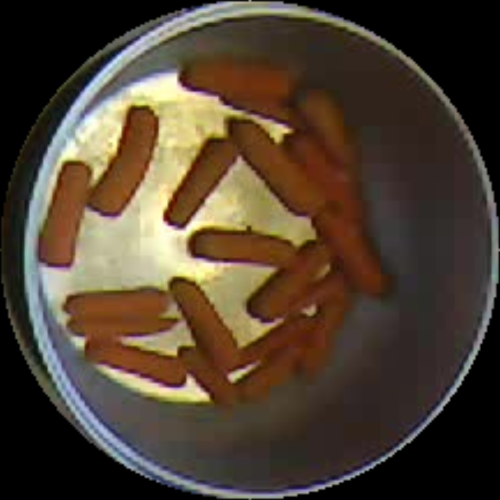
#> input picture Main_program/plaatje voor Lou.jpg, 1000 x 1000 px (shown at 1/2 size)
$ python -i Pasta_detect.py   (imports and definitions only)   (older library calls are emulated)
#> lines starting #> are read from the running program, lines starting #| are printed output that depends on the picture; after the words box and inside, x2 and y2 are one past the last pixel; in counts of white or black regions, pixels touching at a corner belong together
#> further down, picture is the input picture: shape (1000, 1000, 3); mean B, G, R 50.2, 65.2, 79.2
### Main_program/Food.py
import cv2
from enum import Enum
import numpy as np
import random as rng
import colorsys

rng.seed(12345)

class Shape(Enum):
    Circle = 0
    Rectangle = 1
    Oval = 2

class Food:
    def __init__(self, image, shape, x, y, width, height):
        self.image = image
        self.shape = shape
        self.x = x
        self.y = y
        self.width = width
        self.height = height
        self.area, self.perimeter = self.determineArea(image)
        self.prominentColor = self.determineProminentColor(image)

    def getImage(self):
        return self.image

    # [5 lines left out: function getShape, not called in this run]

    def getArea(self):
        return self.area

    def getPerimeter(self):
        return self.perimeter

    def getProminentColorBlue(self):
        return self.prominentColor[0]
    def getProminentColorGreen(self):
        return self.prominentColor[1]
    def getProminentColorRed(self):
        return self.prominentColor[2]

    def getProminentHue(self):
        return int(colorsys.rgb_to_hsv(((self.getProminentColorRed()/255) if self.getProminentColorRed()>0 else 0), ((self.getProminentColorGreen()/255) if self.getProminentColorGreen()>0 else 0), ((self.getProminentColorBlue()/255) if self.getProminentColorBlue()>0 else 0))[0]*180)


    def determineArea(self, image):
        gray = cv2.cvtColor(image, cv2.COLOR_BGR2GRAY)
        (ret, binaryImage) = cv2.threshold(gray, 10, 255, cv2.THRESH_BINARY)
        # Find contours
        contours, hierarchy = cv2.findContours(binaryImage, cv2.RETR_EXTERNAL, cv2.CHAIN_APPROX_SIMPLE)
        # Draw contours
        drawing = np.zeros((gray.shape[0], gray.shape[1], 3), dtype=np.uint8)
        highest = 0
        countervalue = 0
        for i in range(len(contours)):
            area = cv2.contourArea(contours[i])
            if area > highest:
                highest = area
                countervalue = i
        color = (rng.randint(0, 256), rng.randint(0, 256), rng.randint(0, 256))
        cv2.drawContours(drawing, contours, countervalue, color, 2, cv2.LINE_8, hierarchy, 0)
        # Show in a window
        # cv2.imshow('Contours', drawing)
        if len(contours)> 0:
            return highest, cv2.arcLength(contours[countervalue],True)
        else:
            return 0, 0

    def determineProminentColor(self, img):
        Z = img.reshape((-1, 3))

        # convert to np.float32
        Z = np.float32(Z)

        # define criteria, number of clusters(K) and apply kmeans()
        criteria = (cv2.TERM_CRITERIA_EPS + cv2.TERM_CRITERIA_MAX_ITER, 10, 1.0)
        K = 2
        ret, label, center = cv2.kmeans(Z, K, None, criteria, 10, cv2.KMEANS_RANDOM_CENTERS)

        black = np.array([0,0,0])

        # Now convert back into uint8, and make original image
        center = np.uint8(center)
        res = center[label.flatten()]
        res2 = res.reshape((img.shape))
        for i in range(len(res2)):
            for j in range(len(res2)):
                if res2[j][i][0] > 10 or res2[j][i][1] > 10 or res2[j][i][2] > 10:
                    return res2[j][i]
        return black

class Meatball(Food):
    def __init__(self, image, x, y, width, height):
        super(Meatball, self).__init__(image, Shape.Circle, x, y, width, height)

class Pasta(Food):
    def __init__(self, image, x, y, width, height):
        super(Pasta, self).__init__(image, Shape.Rectangle, x, y, width, height)

class Bean(Food):
    def __init__(self, image, x, y, width, height):
        super(Bean, self).__init__(image, Shape.Rectangle, x, y, width, height)

class Fishstick(Food):
    def __init__(self, image, x, y, width, height):
        super(Fishstick, self).__init__(image, Shape.Rectangle, x, y, width, height)

class Potato(Food):
    def __init__(self, image, x, y, width, height):
        super(Potato, self).__init__(image, Shape.Oval, x, y, width, height)

class Carrot(Food):
    def __init__(self, image, x, y, width, height):
        super(Carrot, self).__init__(image, Shape.Rectangle, x, y, width, height)

### Main_program/Pasta_detect.py
import cv2
import numpy as np
import os
import random
import Food

class Pasta_detect:
    def getPasta(self, image):
        return self.__findPasta(image)

    def __findPasta(self, image):

        hsv = cv2.cvtColor(image, cv2.COLOR_BGR2HSV)
#> hsv: shape (1000, 1000, 3); mean H, S, V 25.8, 86, 81.2

        # Filter out the object by finding the correct color mask
        blur = cv2.GaussianBlur(hsv,(25, 25),cv2.BORDER_DEFAULT)
#> blur: shape (1000, 1000, 3); mean H, S, V 25.8, 86, 81.2
        mask = cv2.inRange(blur, (20, 105, 145), (30, 210, 245))
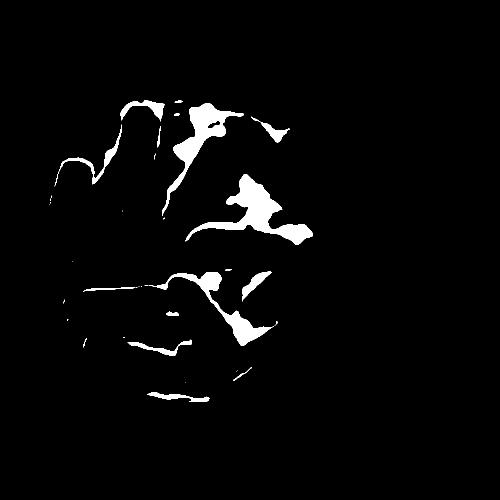
#> mask: shape (1000, 1000) (shown at 1/2 size); 2.9% white; 36 white regions (19 under 20 px)
        # Find the contours of the object
        contours = cv2.findContours(mask, cv2.RETR_EXTERNAL, cv2.CHAIN_APPROX_SIMPLE)
#> contours = 36 contours, 20 with area under 20; largest, box (x1, y1, x2, y2) and area: (371, 348, 626, 490) 9146, (324, 207, 488, 432) 6804, (297, 544, 548, 692) 4929, (109, 249, 244, 373) 1204, (241, 200, 329, 243) 1174

        # Create a new image showing only the filtered out object
        filteredImage = cv2.bitwise_and(image, image, mask=mask)
        cv2.namedWindow("Filtered Image", cv2.WINDOW_NORMAL)
        cv2.resizeWindow("Filtered Image", 500, 500)
        # cv2.imshow("Filtered Image", filteredImage)

        kernel = np.array([[1, 1, 1], [1, -8, 1], [1, 1, 1]], dtype=np.float32)
        # Use laplacian filtering and convert it to CV_32F
        # This is because something deeper than CV_8U is needed because of negative values in the kernel
        imgLaplacian = cv2.filter2D(filteredImage, cv2.CV_32F, kernel)
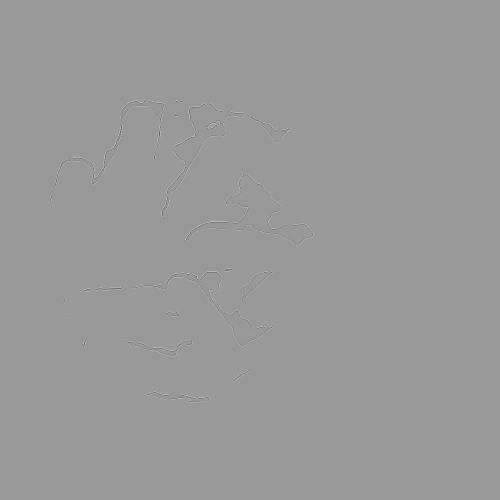
#> imgLaplacian: shape (1000, 1000, 3) float32 (shown at 1/2 size); mean B, G, R 0, 0, 0; drawn with min black and max white
        sharp = np.float32(filteredImage)
        imgResult = sharp - imgLaplacian
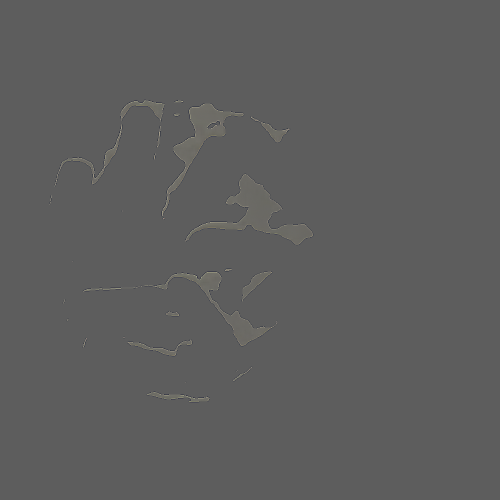
#> imgResult: shape (1000, 1000, 3) float32 (shown at 1/2 size); mean B, G, R 2.8, 4.9, 5.4; drawn with min black and max white

        # Convert the image back to 8bits gray scale
        imgResult = np.clip(imgResult, 0, 255)
        imgResult = imgResult.astype('uint8')
        imgLaplacian = np.clip(imgLaplacian, 0, 255)
        imgLaplacian = np.uint8(imgLaplacian)

        bw = cv2.cvtColor(imgResult, cv2.COLOR_BGR2GRAY)
        _, bw = cv2.threshold(bw, 40, 255, cv2.THRESH_BINARY | cv2.THRESH_OTSU)

        dist = cv2.distanceTransform(bw, cv2.DIST_L2, 3)
        # Normalize the distance image for range = {0.0, 1.0}
        # so we can visualize and threshold it
        cv2.normalize(dist, dist, 0, 1.0, cv2.NORM_MINMAX)
#> dist: shape (1000, 1000) float32; min 0, max 1, mean 0.00667

        cv2.namedWindow('Distance Transform Image', cv2.WINDOW_NORMAL)
        cv2.resizeWindow('Distance Transform Image', 500, 500)
        # cv2.imshow('Distance Transform Image', dist)

        _, dist = cv2.threshold(dist, 0.4, 1.0, cv2.THRESH_BINARY)
#> dist: shape (1000, 1000) float32; values 0 (black) and 1 (white), 0.56% white; 8 white regions (3 under 20 px), largest, box (x1, y1, x2, y2) and area: (480, 361, 547, 453) 2561, (357, 217, 437, 317) 1614, (465, 637, 508, 680) 660, (567, 458, 612, 479) 468, (407, 554, 433, 572) 309

        # Dilate a bit the dist image
        kernel1 = np.ones((12, 12), dtype=np.uint8)
        kernelErode = np.ones((3,3), dtype=np.uint8)
        dist = cv2.dilate(dist, kernel1)
#> dist: shape (1000, 1000) float32; values 0 (black) and 1 (white), 1.3% white; 7 white regions, largest, box (x1, y1, x2, y2) and area: (475, 356, 553, 459) 4588, (352, 212, 448, 323) 3993, (460, 632, 514, 686) 1727
        dist = cv2.erode(dist,kernelErode)
#> dist: shape (1000, 1000) float32; values 0 (black) and 1 (white), 1.2% white; 7 white regions, largest, box (x1, y1, x2, y2) and area: (476, 357, 552, 458) 4208, (353, 213, 447, 322) 3549, (461, 633, 513, 685) 1515
        cv2.namedWindow('Peaks', cv2.WINDOW_NORMAL)
        cv2.resizeWindow('Peaks', 500, 500)
        # cv2.imshow('Peaks', dist)

        dist_8u = dist.astype('uint8')
#> dist_8u: shape (1000, 1000); values 0 (black) and 1 (white), 1.2% white; 7 white regions

        # Find total markers
        contours, _ = cv2.findContours(dist_8u, cv2.RETR_EXTERNAL, cv2.CHAIN_APPROX_SIMPLE)
#> contours = 7 contours; box (x1, y1, x2, y2) and area: (476, 357, 552, 458) 4072, (353, 213, 447, 322) 3392, (461, 633, 513, 685) 1442, (563, 454, 617, 484) 1088, (403, 550, 438, 577) 742, (429, 257, 446, 268) 158, (311, 212, 321, 223) 90
        # Create the marker image for the watershed algorithm
        markers = np.zeros(dist.shape, dtype=np.int32)
        tempImage = np.zeros(dist.shape, dtype=np.int32)

        pastaList = []
        for i in range(len(contours)):
            # Draw the foreground markers
            cv2.drawContours(markers, contours, i, (i+1), -1)

            # Draw the individual markers on seperate images
            cv2.drawContours(tempImage, contours, i, (i+1), -1)
            windowname = "Contour" + str(i)
            tempImage_8u = (tempImage * 10).astype('uint8')
            # Create a new image containing the contents of a single contour
            cnt = cv2.bitwise_and(image, image, mask=tempImage_8u)
            area = cv2.contourArea(contours[i])
            # Crop the new image to the minimal size
            x,y,w,h = cv2.boundingRect(contours[i])
            cropped_image = cnt[y:y+h, x:x+w]
            # Uncomment the line below to display a window for each individual cropped image
            # # cv2.imshow(windowname, cropped_image)
            # Save the image and filter out the outliers that are too small
            if(area > 300 and area < 3000):
                pastaPiece = Food.Pasta(image=cropped_image, x=x, y=y, width=w, height=h)
                pastaList.append(pastaPiece)
            # Reset the tempImage after each loop so the new image only contains an individual contour
            tempImage = np.zeros(dist.shape, dtype=np.int32)
#> this loop made 7 passes
#> (windowname, area, x, y, w, h) on passes 4 to 7: ('Contour3', 4072, 476, 357, 76, 101), ('Contour4', 158.5, 429, 257, 17, 11), ('Contour5', 3392, 353, 213, 94, 109), ('Contour6', 90, 311, 212, 10, 11)
#> (windowname, area, x, y, w, h) on passes 1, 3: ('Contour0', 1442.5, 461, 633, 52, 52), ('Contour2', 1088.5, 563, 454, 54, 30)
#> pass 1, in __findPasta, `cropped_image = cnt[y:y+h, x:x+w]`:
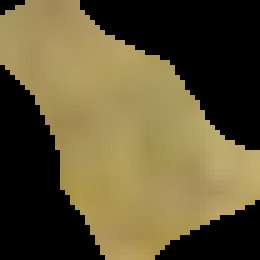
#> cropped_image: shape (52, 52, 3) (shown 5 times larger); mean B, G, R 51.7, 85.1, 96.3
#> pass 1, in determineArea, `gray = cv2.cvtColor(image, cv2.COLOR_BGR2GRAY)`:
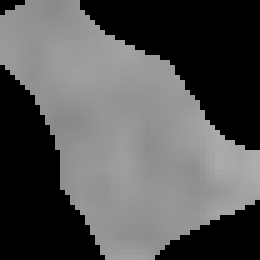
#> gray: shape (52, 52) (shown 5 times larger); min 0, max 173, mean 84.6
#> after the loop: markers: shape (1000, 1000) int32; 8 distinct labels, from 0 to 7
#> after the loop: tempImage: shape (1000, 1000) int32; every value is 0
#> after the loop, pastaList = 3 items

        # Draw the background marker
        cv2.circle(markers, (5,5), 3, (255,255,255), -1)
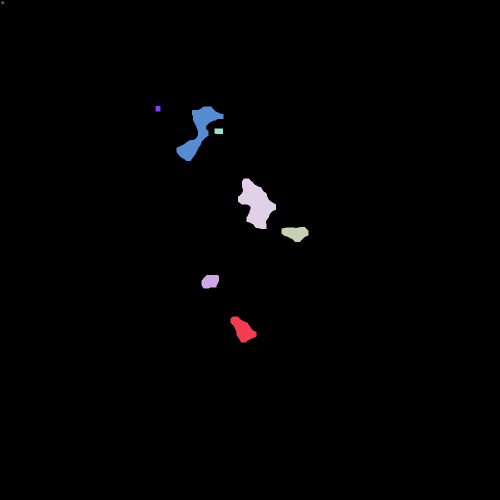
#> markers: shape (1000, 1000) int32 (shown at 1/2 size); 9 distinct labels, from 0 to 255; one colour per label, 0 black
        markers_8u = (markers * 10).astype('uint8')

        cv2.namedWindow('Markers', cv2.WINDOW_NORMAL)
        cv2.resizeWindow('Markers', 500, 500)
        # cv2.imshow('Markers', markers_8u)

        cv2.watershed(imgResult, markers)
        mark = markers.astype('uint8')
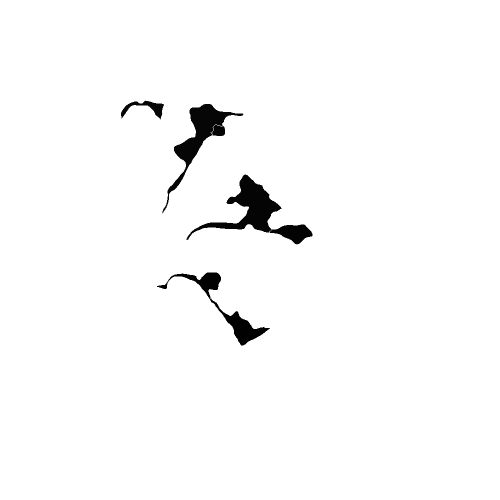
#> mark: shape (1000, 1000) (shown at 1/2 size); min 1, max 255, mean 249.8
        mark = cv2.bitwise_not(mark)

        cv2.namedWindow('Markers_v2', cv2.WINDOW_NORMAL)
        cv2.resizeWindow('Markers_v2', 500, 500)
        # cv2.imshow('Markers_v2', mark)

        return pastaList

>>> import cv2
>>> picture = cv2.imread('plaatje voor Lou.jpg')
>>> result = Pasta_detect().getPasta(picture)
#> result = 3 items
